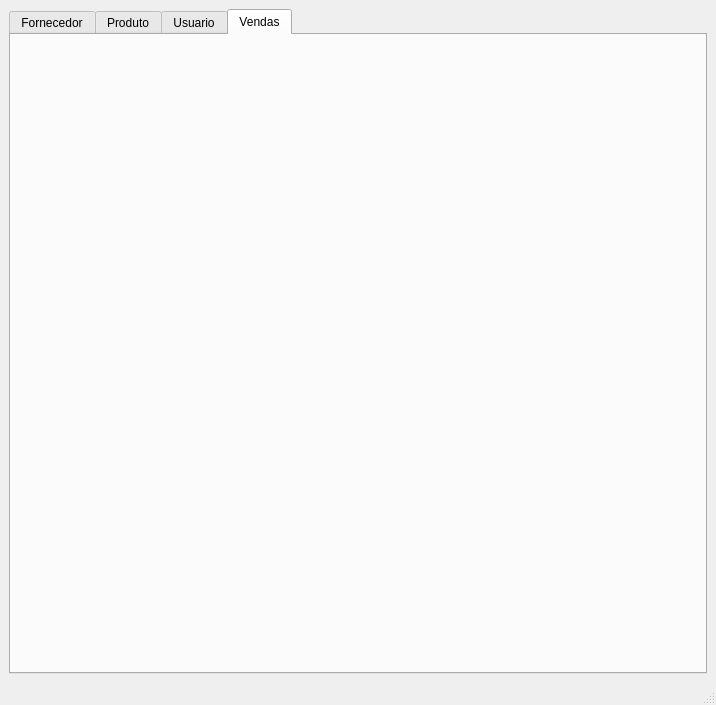
<?xml version="1.0" encoding="UTF-8"?>
<ui version="4.0">
 <class>MainWindow</class>
 <widget class="QMainWindow" name="MainWindow">
  <property name="geometry">
   <rect>
    <x>0</x>
    <y>0</y>
    <width>716</width>
    <height>705</height>
   </rect>
  </property>
  <property name="windowTitle">
   <string>MainWindow</string>
  </property>
  <widget class="QWidget" name="centralwidget">
   <layout class="QVBoxLayout" name="verticalLayout_2">
    <item>
     <layout class="QVBoxLayout" name="verticalLayout">
      <item>
       <widget class="QTabWidget" name="tabWidget">
        <property name="currentIndex">
         <number>3</number>
        </property>
        <property name="movable">
         <bool>true</bool>
        </property>
        <widget class="QWidget" name="tab">
         <attribute name="title">
          <string>Fornecedor</string>
         </attribute>
         <layout class="QHBoxLayout" name="horizontalLayout_3">
          <item>
           <widget class="ProviderIndex" name="widget" native="true"/>
          </item>
         </layout>
        </widget>
        <widget class="QWidget" name="tab_2">
         <attribute name="title">
          <string>Produto</string>
         </attribute>
         <layout class="QHBoxLayout" name="horizontalLayout_2">
          <item>
           <widget class="ProductIndex" name="product_index" native="true"/>
          </item>
         </layout>
        </widget>
        <widget class="QWidget" name="tab_3">
         <attribute name="title">
          <string>Usuario</string>
         </attribute>
         <layout class="QHBoxLayout" name="horizontalLayout"/>
        </widget>
        <widget class="QWidget" name="tab_4">
         <attribute name="title">
          <string>Vendas</string>
         </attribute>
         <layout class="QVBoxLayout" name="verticalLayout_3">
          <item>
           <widget class="SellIndex" name="widget_2" native="true"/>
          </item>
         </layout>
        </widget>
       </widget>
      </item>
     </layout>
    </item>
   </layout>
  </widget>
  <widget class="QMenuBar" name="menubar">
   <property name="geometry">
    <rect>
     <x>0</x>
     <y>0</y>
     <width>716</width>
     <height>25</height>
    </rect>
   </property>
  </widget>
  <widget class="QStatusBar" name="statusbar"/>
 </widget>
 <customwidgets>
  <customwidget>
   <class>ProviderIndex</class>
   <extends>QWidget</extends>
   <header>providerIndex</header>
   <container>1</container>
  </customwidget>
  <customwidget>
   <class>ProductIndex</class>
   <extends>QWidget</extends>
   <header>productIndex</header>
   <container>1</container>
  </customwidget>
  <customwidget>
   <class>SellIndex</class>
   <extends>QWidget</extends>
   <header>sellIndex</header>
   <container>1</container>
  </customwidget>
 </customwidgets>
 <resources/>
 <connections/>
</ui>
